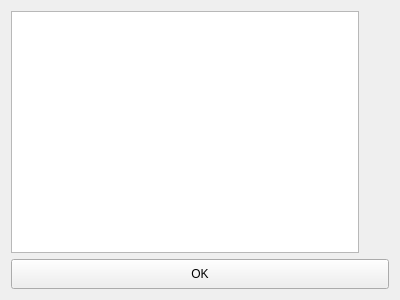
<?xml version="1.0" encoding="UTF-8"?>
<ui version="4.0">
 <class>DialogSetHighlight</class>
 <widget class="QDialog" name="DialogSetHighlight">
  <property name="geometry">
   <rect>
    <x>0</x>
    <y>0</y>
    <width>400</width>
    <height>300</height>
   </rect>
  </property>
  <property name="windowTitle">
   <string>Dialog</string>
  </property>
  <property name="modal">
   <bool>true</bool>
  </property>
  <layout class="QVBoxLayout" name="verticalLayout_3">
   <item>
    <layout class="QHBoxLayout" name="horizontalLayout">
     <item>
      <widget class="QListWidget" name="lvHex">
       <property name="font">
        <font>
         <family>Terminal</family>
         <pointsize>10</pointsize>
        </font>
       </property>
       <property name="toolTip">
        <string>Highlighters</string>
       </property>
       <property name="editTriggers">
        <set>QAbstractItemView::NoEditTriggers</set>
       </property>
       <property name="dragEnabled">
        <bool>true</bool>
       </property>
       <property name="alternatingRowColors">
        <bool>true</bool>
       </property>
       <property name="iconSize">
        <size>
         <width>16</width>
         <height>16</height>
        </size>
       </property>
       <property name="selectionRectVisible">
        <bool>true</bool>
       </property>
      </widget>
     </item>
     <item>
      <layout class="QVBoxLayout" name="verticalLayout">
       <item>
        <widget class="QPushButton" name="btAddHex">
         <property name="sizePolicy">
          <sizepolicy hsizetype="Fixed" vsizetype="Fixed">
           <horstretch>0</horstretch>
           <verstretch>0</verstretch>
          </sizepolicy>
         </property>
         <property name="minimumSize">
          <size>
           <width>24</width>
           <height>24</height>
          </size>
         </property>
         <property name="maximumSize">
          <size>
           <width>24</width>
           <height>24</height>
          </size>
         </property>
         <property name="toolTip">
          <string extracomment="Добавить строку">Add highlighter</string>
         </property>
         <property name="text">
          <string/>
         </property>
         <property name="icon">
          <iconset resource="im.qrc">
           <normaloff>:/im/Add(5).png</normaloff>:/im/Add(5).png</iconset>
         </property>
         <property name="iconSize">
          <size>
           <width>24</width>
           <height>24</height>
          </size>
         </property>
         <property name="flat">
          <bool>true</bool>
         </property>
        </widget>
       </item>
       <item>
        <widget class="QPushButton" name="btRemoveHex">
         <property name="sizePolicy">
          <sizepolicy hsizetype="Fixed" vsizetype="Fixed">
           <horstretch>0</horstretch>
           <verstretch>0</verstretch>
          </sizepolicy>
         </property>
         <property name="minimumSize">
          <size>
           <width>24</width>
           <height>24</height>
          </size>
         </property>
         <property name="maximumSize">
          <size>
           <width>24</width>
           <height>24</height>
          </size>
         </property>
         <property name="toolTip">
          <string extracomment="Удалить строку">Delete highlighter</string>
         </property>
         <property name="text">
          <string/>
         </property>
         <property name="icon">
          <iconset resource="im.qrc">
           <normaloff>:/im/minus.png</normaloff>:/im/minus.png</iconset>
         </property>
         <property name="iconSize">
          <size>
           <width>24</width>
           <height>24</height>
          </size>
         </property>
         <property name="flat">
          <bool>true</bool>
         </property>
        </widget>
       </item>
       <item>
        <spacer name="verticalSpacer">
         <property name="orientation">
          <enum>Qt::Vertical</enum>
         </property>
         <property name="sizeHint" stdset="0">
          <size>
           <width>20</width>
           <height>40</height>
          </size>
         </property>
        </spacer>
       </item>
      </layout>
     </item>
    </layout>
   </item>
   <item>
    <widget class="QPushButton" name="btOK">
     <property name="minimumSize">
      <size>
       <width>0</width>
       <height>30</height>
      </size>
     </property>
     <property name="toolTip">
      <string>Close window</string>
     </property>
     <property name="text">
      <string>OK</string>
     </property>
    </widget>
   </item>
  </layout>
 </widget>
 <resources>
  <include location="im.qrc"/>
 </resources>
 <connections/>
</ui>
